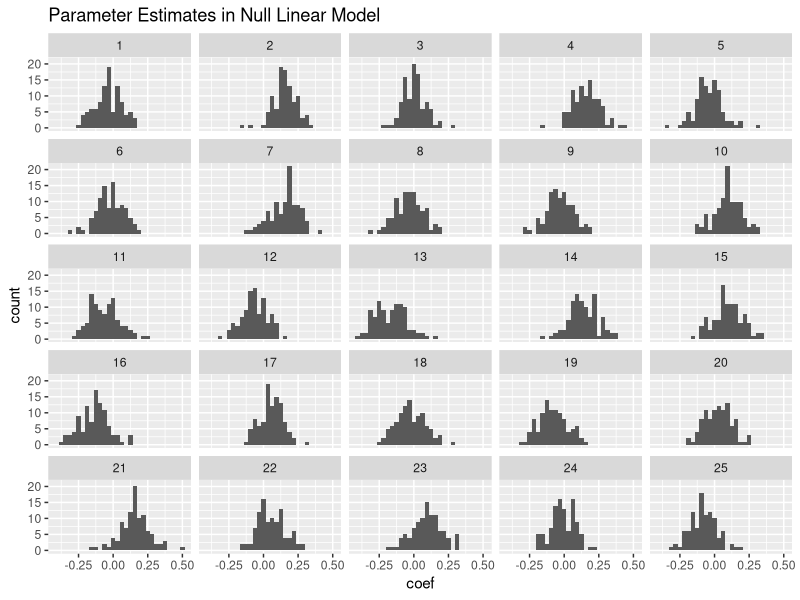
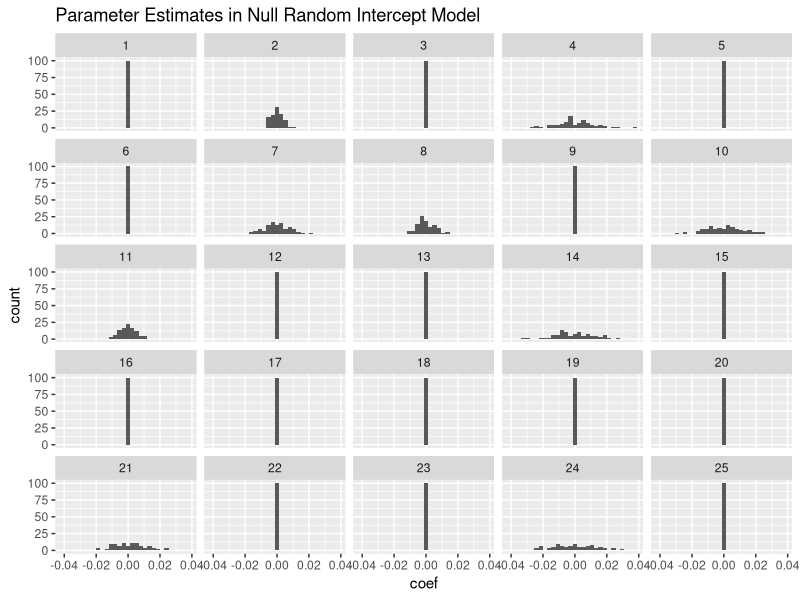
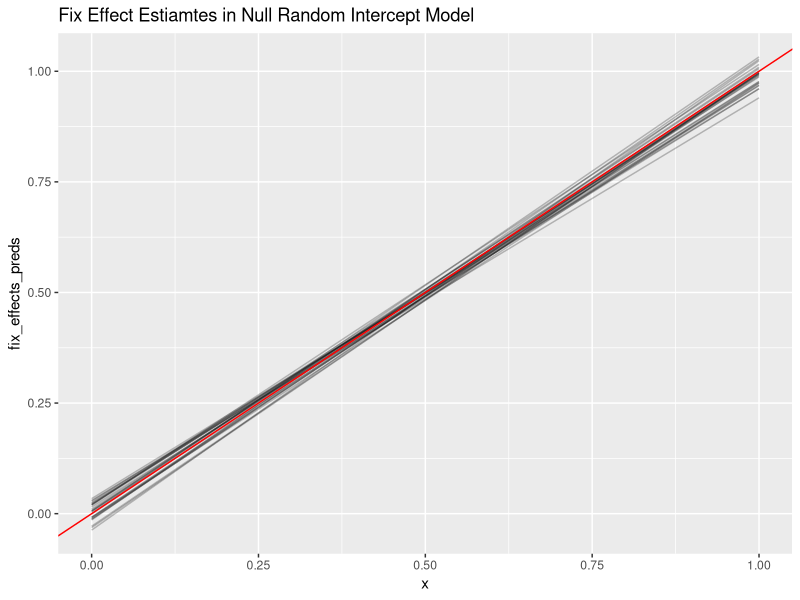
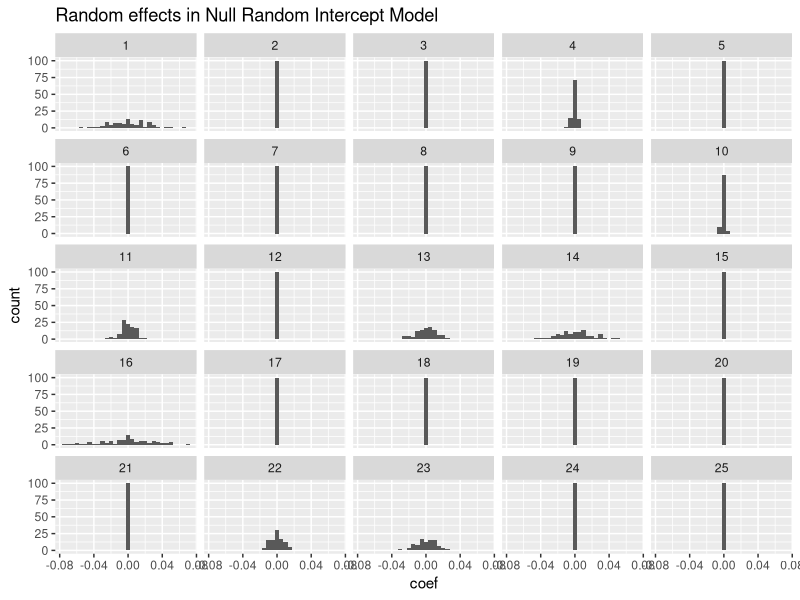

Generate these figures, in order, with R:
library(lme4)
library(arm)
library(ggplot2)
library(reshape2)

# Introduction to Random Effect / Multi Level Models.
#----------------------------------------------------

# Basic random intercept only example, shows how random intercept models control
# for variation

# X and Y are totally independent
estiamte_lm_random_classes <- function(N, N_classes) {
  X <- factor(sample(1:N_classes, N, replace=TRUE))
  y <- rnorm(N)
  # Linear model gives a wide range of parameter estiamtes to the factors
  M <- lm(y ~ X)
  coef(M)
}

replicate_models <- function(N, N_classes, estimator, N_replicates) {
  model_coefs <- replicate(N_replicates, estimator(N, N_classes))
  model_coefs_melted <- data.frame(
    model_id = rep(1:N_replicates, each=N_classes),
    coef = as.vector(model_coefs)
  )
  model_coefs_melted
}

model_coefs_melted <- replicate_models(10000, 100, estiamte_lm_random_classes, 25)
ggplot(data=model_coefs_melted, aes(x=coef)) +
  geom_histogram() +
  facet_wrap(~model_id) +
  labs(title="Parameter Estimates in Null Linear Model")

# Estimate a linear mixed effects model instead
estiamte_lmer_random_classes <- function(N, N_classes) {
  df <- data.frame(
    x = factor(sample(1:N_classes, N, replace=TRUE)),
    y = rnorm(N)
  )
  # Linear model gives a wide range of parameter estiamtes to the factors
  M <- lmer(y ~ (1 | x), data = df)
  ranef(M)$x[, 1] # Dont include intercept
}

model_coefs_melted <- replicate_models(10000, 100,
                                      estiamte_lmer_random_classes, 25)
ggplot(data=model_coefs_melted, aes(x=coef)) +
  geom_histogram() +
  facet_wrap(~model_id) +
  labs(title="Parameter Estimates in Null Random Intercept Model")

# You can also estiamte a lmer model with fixed effects
estimate_lmer_with_fixed <- function(N, N_classes) {
  df <- data.frame(
    t = runif(N),
    x = factor(sample(1:N_classes, N, replace=TRUE))
  )
  df$y <- df$t + rnorm(N)
  M <- lmer(y ~ t + (1 | x), data = df)
  M
}


set.seed(154)
N_replicates <- 25
N_classes <- 100
lmers_fixed_effects <- replicate(
  N_replicates,
  fixef(estimate_lmer_with_fixed(10000, N_classes))
)

# Evaluate the fixed effects part of the model on a grid of points on [0, 1]
N_grid_points <- 4
grid_matrix <- cbind(rep(1, N_grid_points), seq(0, 1, length = N_grid_points))
fixef_preds <- grid_matrix %*% lmers_fixed_effects
fixef_preds_melted <- data.frame(
  model_id = factor(rep(1:N_replicates, each = N_grid_points)),
  x = rep(seq(0, 1, length = N_grid_points), N_replicates),
  fix_effects_preds = as.vector(fixef_preds)
)
ggplot(data = fixef_preds_melted, aes(x = x, y = fix_effects_preds)) +
  geom_line(aes(group = model_id), alpha = .25) +
  geom_abline(intercept = 0, slope = 1, color="red") +
  labs(title="Fix Effect Estiamtes in Null Random Intercept Model")


# Plot the random effect distribution from the same model
set.seed(154)
lmers_rand_effects <- replicate(
  N_replicates,
  ranef(estimate_lmer_with_fixed(10000, N_classes))$x[,1]
)
rand_effects_melted <- data.frame(
  model_id = rep(1:N_replicates, each = N_classes),
  coef = as.vector(lmers_rand_effects)
)
ggplot(data=rand_effects_melted, aes(x=coef)) +
  geom_histogram() +
  facet_wrap(~model_id) +
  labs(title="Random effects in Null Random Intercept Model")
